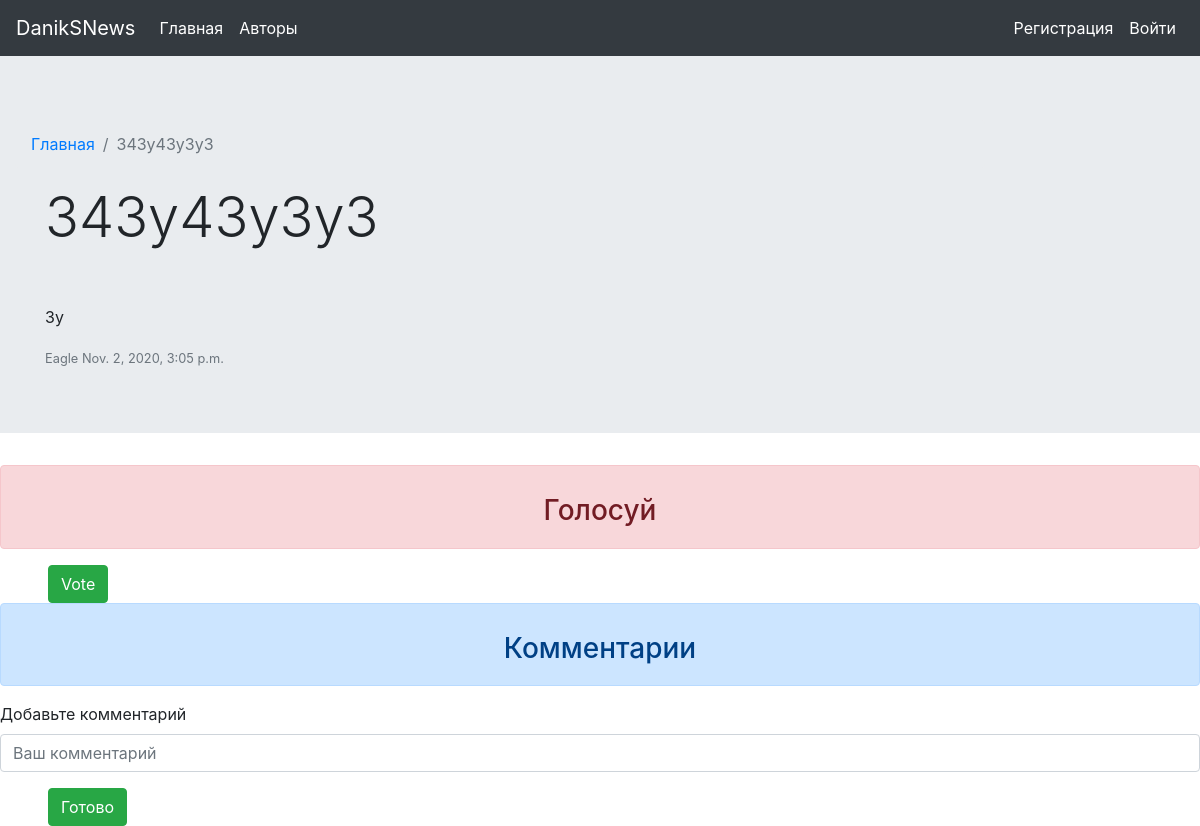
The page /article/343y43y3y3-1604322303/ on the database its author committed.
### article/models.py (models this page shows, shortened)
class Article(models.Model):
    title = models.CharField(max_length=255, verbose_name='Название')
    text = models.TextField(max_length=5000, verbose_name='Содержание')
    author = models.ForeignKey(User, max_length=255, verbose_name='Автор', on_delete=models.CASCADE)
    data = models.DateTimeField(auto_now_add=True)
    slug = models.SlugField(max_length=255, blank=True)

### article/views.py (the view)
# urls.py: path('<str:slug>/', article_detail, name='article_detail_url'),
def article_detail(request, slug):
    try:
        article = Article.objects.get(slug=slug)
    except:
        raise Http404("Article not found!")
    comments = article.comment_set.all()
    choices = article.choice_set.all()
    return render(request, 'article/article_detail.html', {'article': article, 'comments': comments, 'choices': choices})

### article/templates/article/article_detail.html (shortened to what this page needs)
{% extends 'base.html' %}
{% block content %}
    <div class="jumbotron jumbotron-fluid">
        <nav aria-label="breadcrumb" class="col-md-10">
            <ol class="breadcrumb">
                <li class="breadcrumb-item"><a href="{% url 'index' %}">Главная</a></li>
                <li class="breadcrumb-item active" aria-current="page">{{article.title|truncatewords:3}}</li>
            </ol>
        </nav>
        <div class="container">
            <h1 class="display-4">{{ article.title }}</h1>
            <p class="lead" style="white-space:pre-line">
                {{ article.text|linebreaks }}
            </p>
            <p class="card-text"><small class="text-muted">{{article.author}} {{article.data}}</small></p>
        </div>
    </div>
    <div class="alert alert-danger" role="alert">
        <p class="font-weight-bold"><h3 class="text-center">Голосуй</h3>
    </div>
    <form action="{% url 'vote_url' article.slug %}" method="post">
        <button type="submit" class="btn btn-success ml-5">Vote</button>
    </form>
    <div class="alert alert-primary" role="alert">
        <p class="font-weight-bold"><h3 class="text-center">Комментарии</h3>
    </div>
    <form method="post" action="{% url 'comment_url' article.slug%}">
        <div class="form-group">
            <label for="formGroupExampleInput">Добавьте комментарий</label>
            <input type="text" class="form-control" id="formGroupExampleInput" name="commentText" placeholder="Ваш комментарий">
        </div>
        <button type="submit" class="btn btn-success ml-5">Готово</button>
    </form>
{% endblock %}

### rows shown on the page
Article: title "343y43y3y3", text "3y", author "Eagle", data "Nov. 2, 2020, 3:05 p.m."
